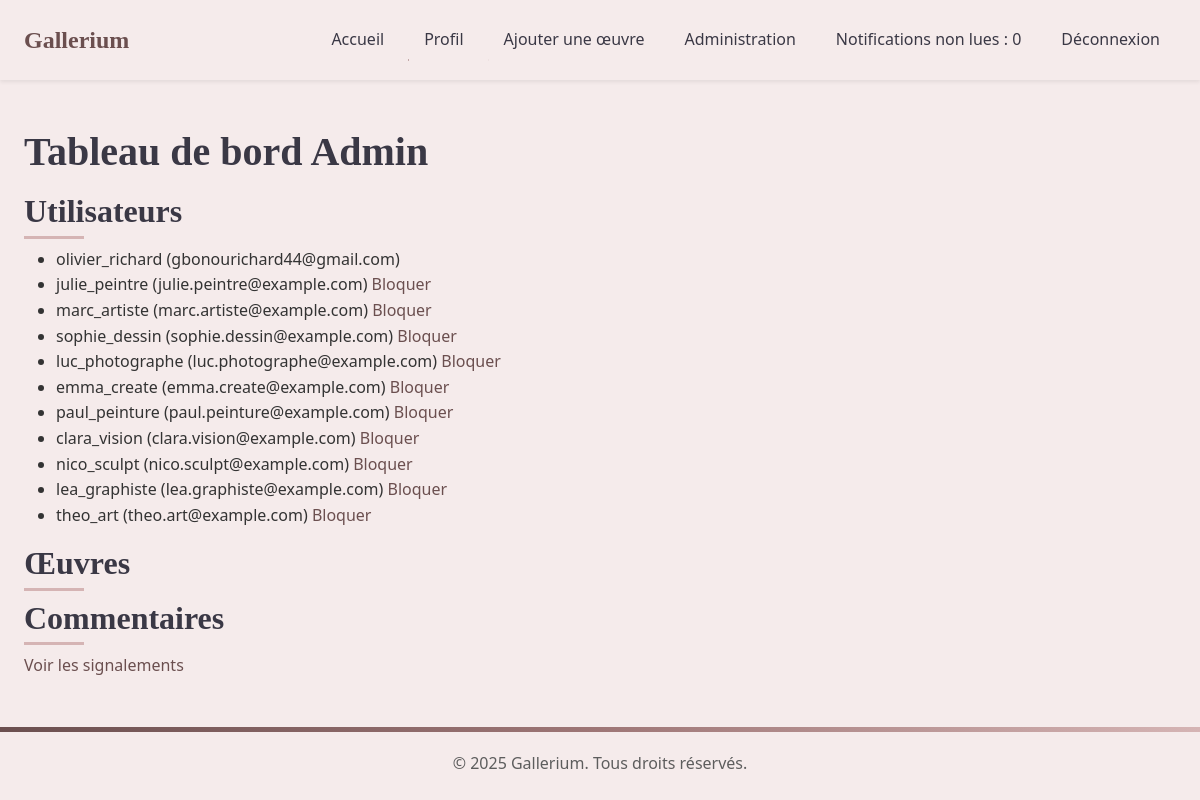
The app's page /admin/dashboard (signed in), older data.
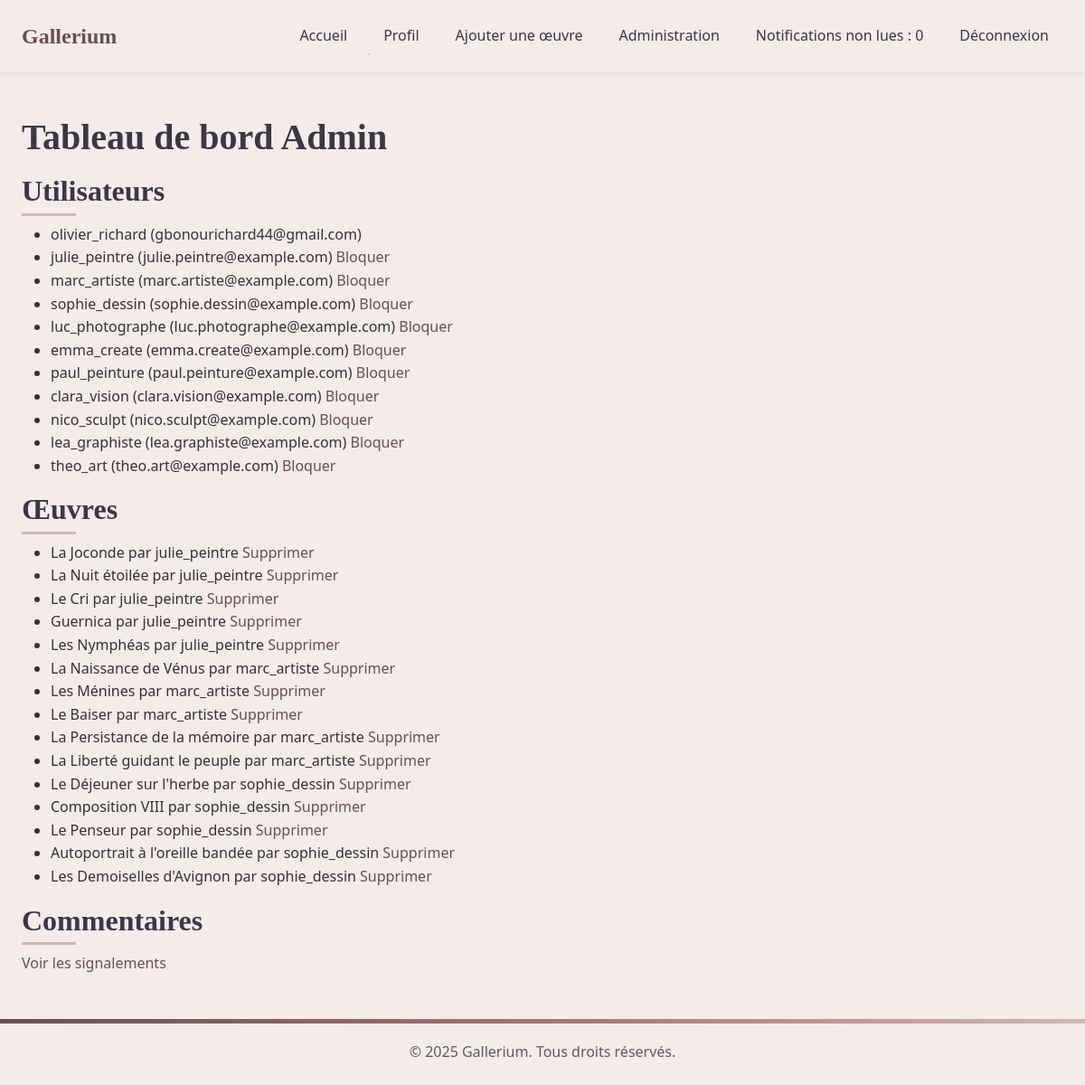
The same page, newer data.
### app/models.py (models this page shows)
class User(UserMixin, db.Model):
    id = db.Column(db.Integer, primary_key=True)
    username = db.Column(db.String(64), unique=True, nullable=False)
    email = db.Column(db.String(120), unique=True, nullable=False)
    password_hash = db.Column(db.String(128), nullable=False)
    bio = db.Column(db.Text)
    avatar = db.Column(db.String(128))
    is_admin = db.Column(db.Boolean, default=False)

class Artwork(db.Model):
    id = db.Column(db.Integer, primary_key=True)
    title = db.Column(db.String(128), nullable=False)
    description = db.Column(db.Text, nullable=False)
    image_path = db.Column(db.String(128), nullable=False)
    emotion_target = db.Column(db.String(64), nullable=False)
    emotion_detected = db.Column(db.String(64))  # Champ pour l'émotion détectée
    user_id = db.Column(db.Integer, db.ForeignKey('user.id'), nullable=False)
    created_at = db.Column(db.DateTime, default=datetime.utcnow, nullable=False)
    user = db.relationship('User', backref=db.backref('artworks', lazy=True))
    comments = db.relationship('Comment', backref='artwork', lazy=True)  # Nouvelle relation

### app/routes/admin.py (the view)
@bp.route('/dashboard')
@login_required
@admin_required
def dashboard():
    users = User.query.all()
    artworks = Artwork.query.all()
    comments = Comment.query.all()
    reports = Report.query.filter_by(resolved=False).all()
    return render_template('admin/dashboard.html', users=users, artworks=artworks, comments=comments, reports=reports)

### app/templates/admin/dashboard.html (shortened to what this page needs)
{% extends "base.html" %}
{% block content %}
    <h1>Tableau de bord Admin</h1>
    <h2>Utilisateurs</h2>
    <ul>
        {% for user in users %}
            <li>{{ user.username }} ({{ user.email }})
                {% if not user.is_admin %}
                    <a href="{{ url_for('admin.block_user', user_id=user.id) }}">Bloquer</a>
                {% endif %}
            </li>
        {% endfor %}
    </ul>
    <h2>Œuvres</h2>
    <ul>
        {% for artwork in artworks %}
            <li>{{ artwork.title }} par {{ artwork.user.username }}
                <a href="{{ url_for('admin.delete_artwork', artwork_id=artwork.id) }}">Supprimer</a>
            </li>
        {% endfor %}
    </ul>
    <h2>Commentaires</h2>
    <p><a href="{{ url_for('admin.moderation') }}">Voir les signalements</a></p>
{% endblock %}

Row changes from the older to the newer data that the page shows:
added Artwork: title "La Joconde", user.username "julie_peintre"
added Artwork: title "La Nuit étoilée", user.username "julie_peintre"
added Artwork: title "Le Cri", user.username "julie_peintre"
added Artwork: title "Guernica", user.username "julie_peintre"
added Artwork: title "Les Nymphéas", user.username "julie_peintre"
added Artwork: title "La Naissance de Vénus", user.username "marc_artiste"
added Artwork: title "Les Ménines", user.username "marc_artiste"
added Artwork: title "Le Baiser", user.username "marc_artiste"
added Artwork: title "La Persistance de la mémoire", user.username "marc_artiste"
added Artwork: title "La Liberté guidant le peuple", user.username "marc_artiste"
added Artwork: title "Le Déjeuner sur l'herbe", user.username "sophie_dessin"
added Artwork: title "Composition VIII", user.username "sophie_dessin"
added Artwork: title "Le Penseur", user.username "sophie_dessin"
added Artwork: title "Autoportrait à l'oreille bandée", user.username "sophie_dessin"
added Artwork: title "Les Demoiselles d'Avignon", user.username "sophie_dessin"
